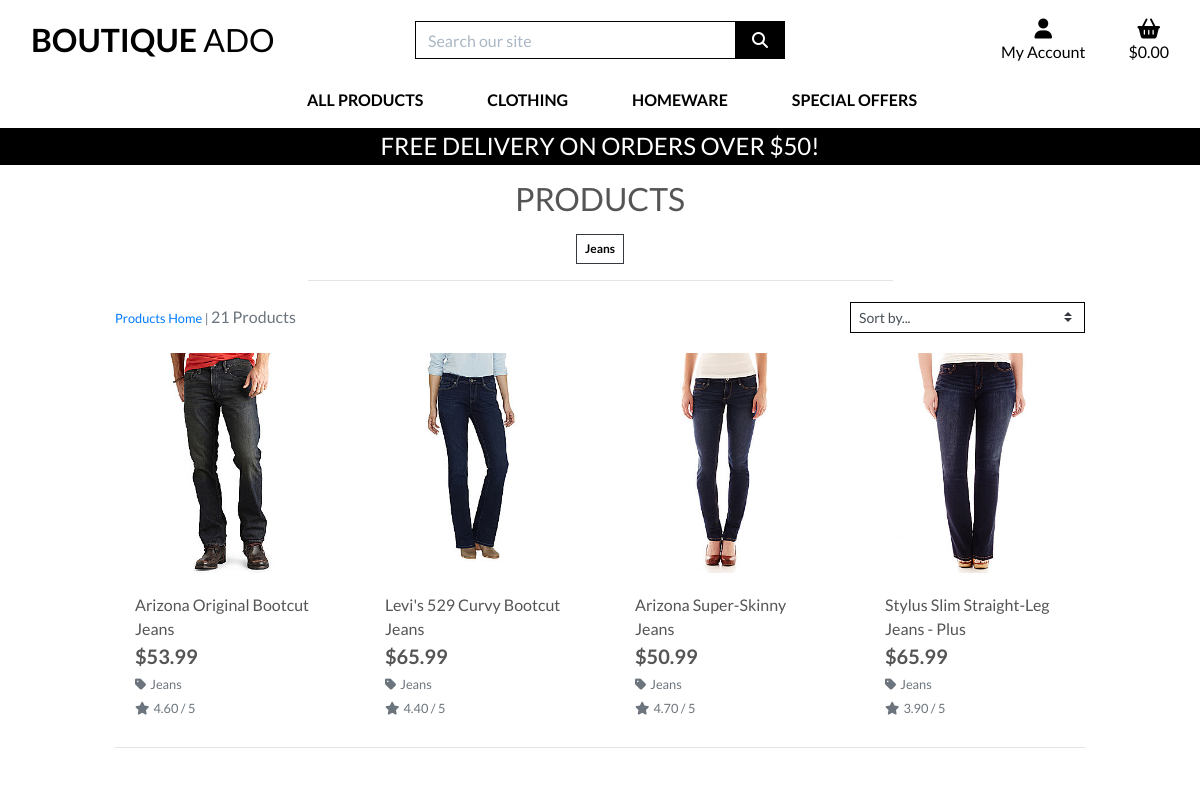
Page /products/?category=jeans (upper part) on the earlier database version.
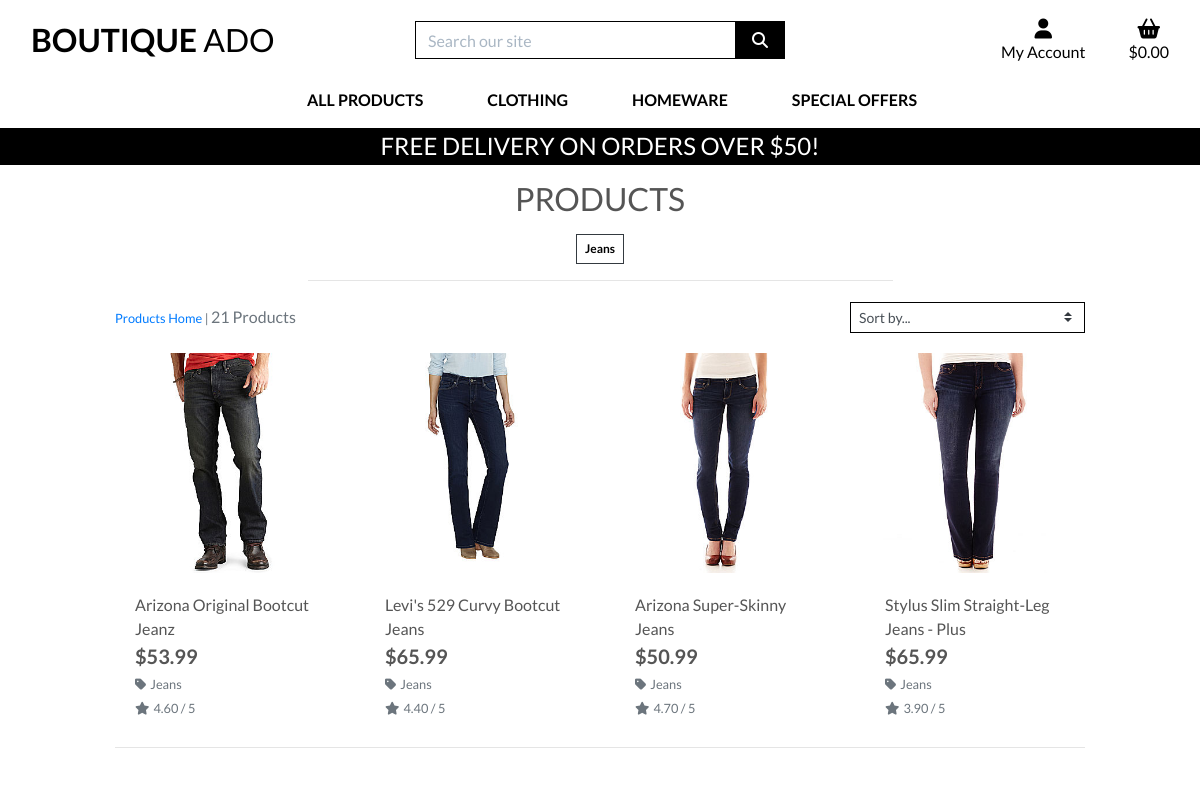
Same page on the later database version.
### products/models.py (models this page shows, shortened)
class Product(models.Model):
    category = models.ForeignKey('Category', null=True, blank=True, on_delete=models.SET_NULL)
    sku = models.CharField(max_length=254, null=True, blank=True)
    name = models.CharField(max_length=254)
    description = models.TextField()
    has_sizes = models.BooleanField(default=False, null=True, blank=True)
    price = models.DecimalField(max_digits=6, decimal_places=2)
    rating = models.DecimalField(max_digits=6, decimal_places=2, null=True, blank=True)
    image_url = models.URLField(max_length=1024, null=True, blank=True)
    image = models.ImageField(null=True, blank=True)

class Category(models.Model):
    class Meta:
        verbose_name_plural = 'Categories'
    name = models.CharField(max_length=254)
    friendly_name = models.CharField(max_length=254, null=True, blank=True)

### products/views.py (the view, shortened to what this page needs)
# urls.py: path('', views.all_products, name='products'),
def all_products(request):
    products = Product.objects.all()
    query = None
    categories = None
    sort = None
    direction = None
    if request.GET:
        if 'category' in request.GET:
            categories = request.GET['category'].split(',')
            products = products.filter(category__name__in=categories)
            categories = Category.objects.filter(name__in=categories)
    current_sorting = f'{sort}_{direction}'
    context = {
        'products': products,
        'search_term': query,
        'current_categories': categories,
        'current_sorting': current_sorting,
    }
    return render(request, 'products/products.html', context)

### basket/contexts.py (called while the page is built, shortened)
def basket_contents(request):
    basket_items = []
    total = 0
    product_count = 0
    basket = request.session.get('basket', {})
    if total < settings.FREE_DELIVERY_THRESHOLD:
        delivery = total * Decimal(settings.STANDARD_DELIVERY_PERCENTAGE / 100)
        free_delivery_delta = settings.FREE_DELIVERY_THRESHOLD - total
    else:
        delivery = 0
        free_delivery_delta = 0
    grand_total = delivery + total
    context = {
        'basket_items': basket_items,
        'total': total,
        'product_count': product_count,
        'delivery': delivery,
        'free_delivery_delta': free_delivery_delta,
        'free_delivery_threshold': settings.FREE_DELIVERY_THRESHOLD,
        'grand_total': grand_total,
    }
    return context

### products/templates/products/products.html (shortened to what the changed rows need)
{% extends "base.html" %}
{% load static %}
{% block content %}
    <div class="container-fluid">
        <div class="row">
            <div class="col text-center mt-3">
                <h2 class="logo-font">Products</h2>
            </div>
        </div>
        <div class="row">
            <div class="product-container col-10 offset-1">
                <div class="row">
                    {% for product in products %}
                        <div class="col-sm-6 col-md-6 col-lg-4 col-xl-3">
                            <div class="card h-100 border-0">
                                {% if product.image %}
                                <a href="{% url 'product_detail' product.id %}">
                                    <img class="card-img-top img-fluid" src="{{ product.image.url }}" alt="{{ product.name }}">
                                </a>
                                {% else %}
                                <a href="{% url 'product_detail' product.id %}">
                                    <img class="card-img-top img-fluid" src="{{ MEDIA_URL }}noimage.png" alt="{{ product.name }}">
                                </a>
                                {% endif %}
                                <div class="card-body pb-0">
                                    <p class="mb-0">{{ product.name }}</p>
                                </div>
                                <div class="card-footer bg-white pt-0 border-0 text-left">
                                    <div class="row">
                                        <div class="col">
                                            <p class="lead mb-0 text-left font-weight-bold">${{ product.price }}</p>
                                            {% if product.category %}
                                            <p class="small mt-1 mb-0">
                                                <a class="text-muted" href="{% url 'products' %}?category={{ product.category.name }}">
                                                    <i class="fas fa-tag mr-1"></i>{{ product.category.friendly_name }}
                                                </a>
                                            </p>
                                            {% endif %}
                                            {% if product.rating %}
                                                <small class="text-muted"><i class="fas fa-star mr-1"></i>{{ product.rating }} / 5</small>
                                            {% else %}
                                                <small class="text-muted">No Rating</small>
                                            {% endif %}
                                        </div>
                                    </div>
                                </div>
                            </div>
                        </div>
                    {% endfor %}
                </div>
            </div>
        </div>
    </div>
{% endblock %}

Differences in the rows shown:
changed Product: name "Arizona Original Bootcut Jeans" → "Arizona Original Bootcut Jeanz"
